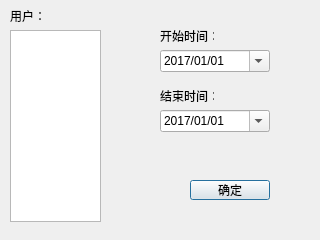
<?xml version="1.0" encoding="UTF-8"?>
<ui version="4.0">
 <class>TimeUserSelectionDialog</class>
 <widget class="QDialog" name="TimeUserSelectionDialog">
  <property name="geometry">
   <rect>
    <x>0</x>
    <y>0</y>
    <width>320</width>
    <height>240</height>
   </rect>
  </property>
  <property name="windowTitle">
   <string>Dialog</string>
  </property>
  <widget class="QListWidget" name="listWidget_user">
   <property name="geometry">
    <rect>
     <x>10</x>
     <y>30</y>
     <width>91</width>
     <height>192</height>
    </rect>
   </property>
   <property name="selectionMode">
    <enum>QAbstractItemView::MultiSelection</enum>
   </property>
   <property name="selectionRectVisible">
    <bool>true</bool>
   </property>
   <property name="sortingEnabled">
    <bool>true</bool>
   </property>
  </widget>
  <widget class="QLabel" name="label">
   <property name="geometry">
    <rect>
     <x>10</x>
     <y>10</y>
     <width>54</width>
     <height>12</height>
    </rect>
   </property>
   <property name="text">
    <string>用户：</string>
   </property>
  </widget>
  <widget class="QDateEdit" name="dateEdit_start">
   <property name="geometry">
    <rect>
     <x>160</x>
     <y>50</y>
     <width>110</width>
     <height>22</height>
    </rect>
   </property>
   <property name="showGroupSeparator" stdset="0">
    <bool>false</bool>
   </property>
   <property name="displayFormat">
    <string>yyyy/MM/dd</string>
   </property>
   <property name="calendarPopup">
    <bool>true</bool>
   </property>
   <property name="date">
    <date>
     <year>2017</year>
     <month>1</month>
     <day>1</day>
    </date>
   </property>
  </widget>
  <widget class="QLabel" name="label_2">
   <property name="geometry">
    <rect>
     <x>160</x>
     <y>30</y>
     <width>54</width>
     <height>12</height>
    </rect>
   </property>
   <property name="text">
    <string>开始时间：</string>
   </property>
  </widget>
  <widget class="QLabel" name="label_3">
   <property name="geometry">
    <rect>
     <x>160</x>
     <y>90</y>
     <width>54</width>
     <height>12</height>
    </rect>
   </property>
   <property name="text">
    <string>结束时间：</string>
   </property>
  </widget>
  <widget class="QDateEdit" name="dateEdit_end">
   <property name="geometry">
    <rect>
     <x>160</x>
     <y>110</y>
     <width>110</width>
     <height>22</height>
    </rect>
   </property>
   <property name="displayFormat">
    <string>yyyy/MM/dd</string>
   </property>
   <property name="calendarPopup">
    <bool>true</bool>
   </property>
   <property name="date">
    <date>
     <year>2017</year>
     <month>1</month>
     <day>1</day>
    </date>
   </property>
  </widget>
  <widget class="QPushButton" name="pushButton_ok">
   <property name="geometry">
    <rect>
     <x>190</x>
     <y>180</y>
     <width>80</width>
     <height>20</height>
    </rect>
   </property>
   <property name="text">
    <string>确定</string>
   </property>
  </widget>
 </widget>
 <resources/>
 <connections/>
</ui>
